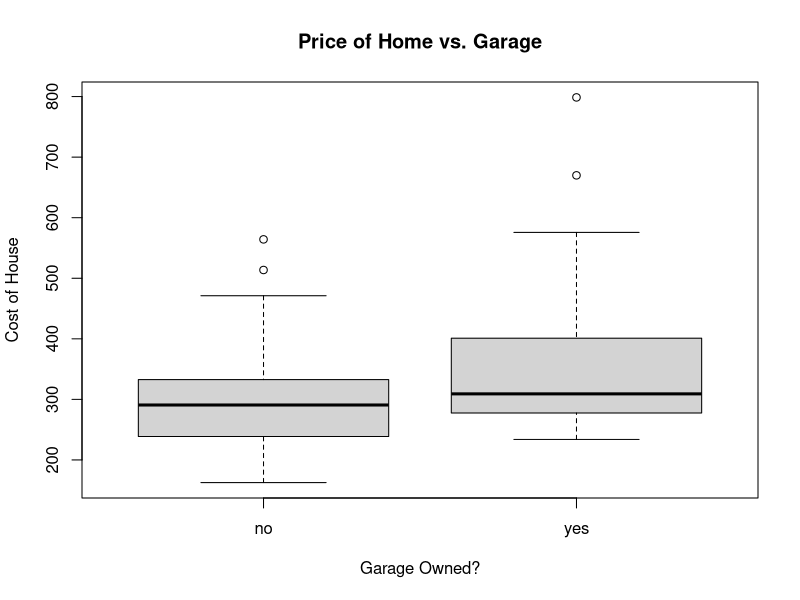
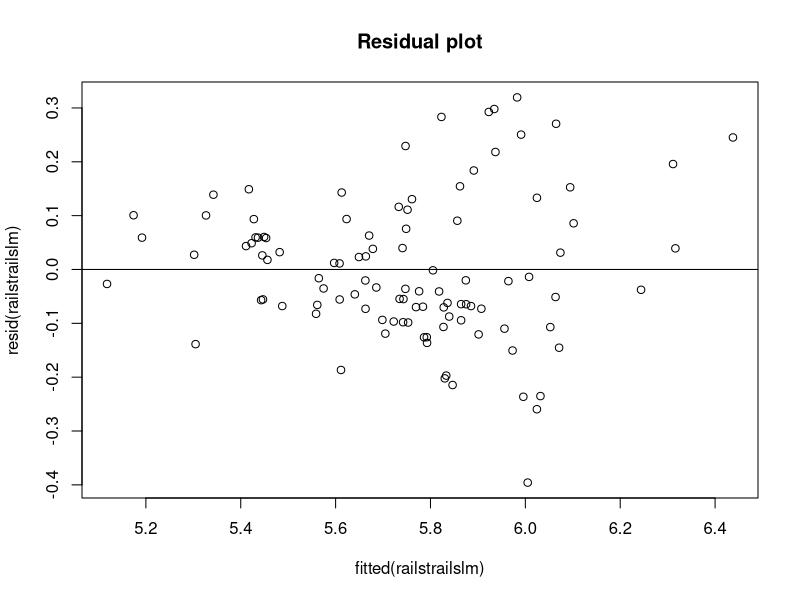
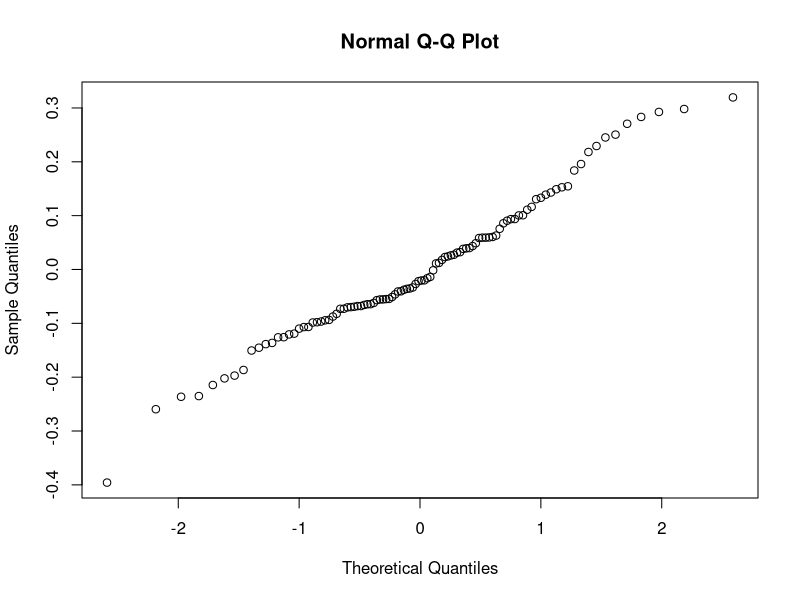

Recreate these plots in R, in order.
## ---- chunk 1
library(readr)
RailsTrails <- read_csv("Chapter 3/CSV Data Set Files by Descriptive Title - Chapter 3/RailsTrails.csv")

boxplot(adj2007~garagegroup,data=RailsTrails, main="Price of Home vs. Garage", xlab="Garage Owned?", ylab="Cost of House")
t.test(adj2007~garagegroup, data=RailsTrails)
## ---- chunk 2
distancelm = lm(adj2007~distance, data=RailsTrails)
summary(distancelm)
## ---- chunk 3
distance_garagegroup_lm = lm(adj2007~distance+garagegroup, data=RailsTrails)
summary(distance_garagegroup_lm)
## ---- chunk 4
RailsTrails$DistanceGarage = RailsTrails$distance*(RailsTrails$garagegroup == "yes")
distance_garagegroup_lm2 = lm(adj2007~distance+garagegroup+DistanceGarage, data=RailsTrails)
summary(distance_garagegroup_lm2)
## ---- chunk 5
anova(distancelm, distance_garagegroup_lm2)
## ---- chunk 6
RailsTrails$logadj2007 = log(RailsTrails$adj2007)
RailsTrails$logdistance = log(RailsTrails$distance)
RailsTrails$logsquarefeet = log(RailsTrails$squarefeet)

railstrailslm = lm(logadj2007~logdistance+logsquarefeet+no_full_baths, data=RailsTrails)
summary(railstrailslm)
## ---- chunk 7
plot(fitted(railstrailslm), resid(railstrailslm), main="Residual plot")
abline(0,0)
qqnorm(resid(railstrailslm))
## ---- chunk 8
RailsTrails$ds= RailsTrails$logdistance*RailsTrails$logsquarefeet
RailsTrails$sb = RailsTrails$logsquarefeet*RailsTrails$no_full_baths
RailsTrails$db = RailsTrails$logdistance*RailsTrails$no_full_baths
RailsTrails$bds = RailsTrails$logdistance*RailsTrails$no_full_baths*RailsTrails$logsquarefeet

railstrailslm2 = lm(logadj2007~logdistance+logsquarefeet+no_full_baths+ds+sb+db+bds, data=RailsTrails)
summary(railstrailslm2)
## ---- chunk 9
anova(railstrailslm, railstrailslm2)
## ---- chunk 10
LewyBody2Groups <- read_csv("Chapter 3/CSV Data Set Files by Descriptive Title - Chapter 3/LewyBody2Groups.csv")
LewyBody2Groups$AType = LewyBody2Groups$APC * (LewyBody2Groups$Type == "DLB/AD")

lblm = lm(MMSE~APC+Type+AType, data=LewyBody2Groups)
summary(lblm)
## ---- chunk 11
lblm2 = lm(MMSE~APC+Type, data=LewyBody2Groups)
anova(lblm, lblm2)
## ---- chunk 12
MLBStandings2016 <- read_csv("Chapter 3/CSV Data Set Files by Descriptive Title - Chapter 3/MLBStandings2016.csv")

mlblm = lm(WinPct~Runs+ERA, data=MLBStandings2016)
summary(mlblm)

mlblm2 = lm(WinPct~RBI+ERA+Runs+HitsAllowed+WHIP, data=MLBStandings2016)
summary(mlblm2)
